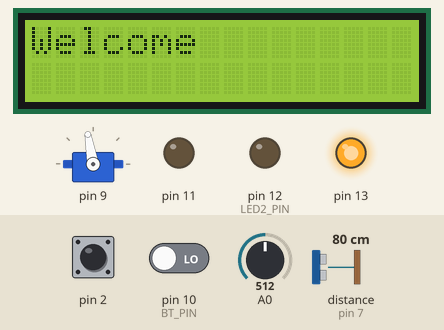
A program run on a simulated Arduino Uno, built with avr-gcc and run on an emulated ATmega328P. Shown: 16×2 character LCD, servo, output pins drawn as LEDs (lit = HIGH). Dashed ring = blinking. The inputs (shaded band) are chosen by the test bench; at power-on: distance to the obstacle (sensor on pin 7) 80 cm, pin 2 HIGH, pin 10 (BT_PIN) LOW, A0 = 512. The echo pulse lasts 58.3 µs per cm; sleep ends after the set time or at an interrupt; what the program prints to the serial monitor is not drawn.

Above: at 13.1 s.
At 19.01 s:
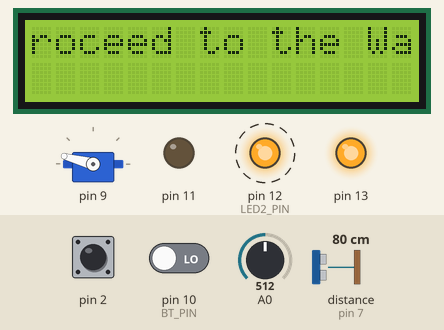
19.6 s: distance to the obstacle (sensor on pin 7) set to 8 cm
At 20.57 s:
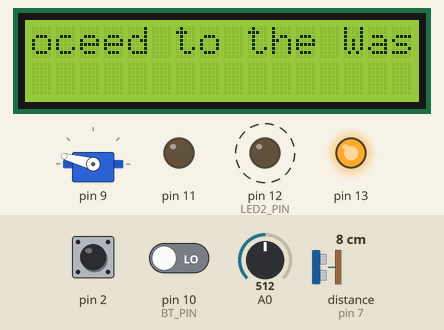
24.5 s: distance to the obstacle (sensor on pin 7) set to 5 cm
At 29.7 s:
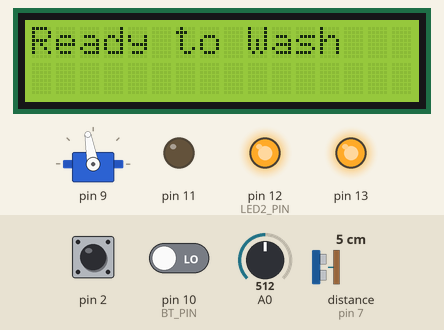
Timing chart, 0 to 31.2 s (numbered marks = the images above; inputs shaded):
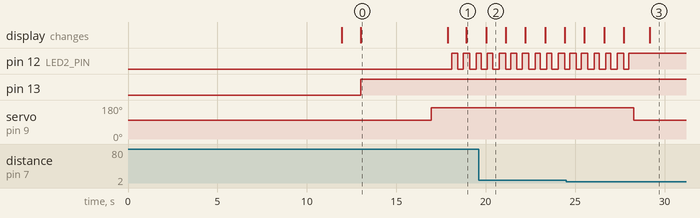

The program:

main.cpp
```cpp
/**
 * Assignment 2 - Car Wash
 *
 * Authors:
 * - Carabini Luca (luca.carabini@studio.unibo.it)
 * - Ventrucci Pietro (pietro.ventrucci@studio.unibo.it)
 *
 */

#include <Arduino.h>
#include "config.h"
#include "kernel/Scheduler.h"
#include "kernel/MsgService.h"
#include "model/CarWash.h"
#include "tasks/DetectTask.h"
#include "tasks/BlinkLedTask.h"
#include "tasks/ControlTask.h"
#include "tasks/WashingAreaControlTask.h"
#include "tasks/TemperatureControlTask.h"
#include "kernel/TaskWithReinit.h"
#include "UserConsole.h"

Scheduler *sched;
CarWash *carWash;
UserConsole *userConsole;

void setup()
{
    MsgService.init();
    sched = new Scheduler();
    sched->init(50);

    userConsole = new UserConsole();
    carWash = new CarWash(userConsole);

    BlinkLedTask *blinkLedTask = new BlinkLedTask(LED2_PIN);
    blinkLedTask->init(300);
    blinkLedTask->setActive(false);

    ControlTask *controlTask = new ControlTask(blinkLedTask, userConsole, carWash);
    controlTask->init(50);
    controlTask->setActive(false);

    WashingAreaControlTask *washingAreaControlTask = new WashingAreaControlTask(carWash, blinkLedTask, controlTask);
    washingAreaControlTask->init(500);

    Task *detectTask = new DetectTask(carWash, washingAreaControlTask, blinkLedTask);
    detectTask->init(1000);

    Task *tempTask = new TemperatureControlTask(carWash);
    tempTask->init(1000);

    sched->addTask(blinkLedTask);
    sched->addTask(controlTask);
    sched->addTask(detectTask);
    sched->addTask(washingAreaControlTask);
    sched->addTask(tempTask);
}

void loop()
{
    sched->schedule();
}
```

UserConsole.cpp
```cpp
#include "UserConsole.h"
#include "Arduino.h"
#include "devices/ButtonImpl.h"
#include "devices/DisplayLcdI2C.h"
#include "kernel/MsgService.h"
#include <avr/sleep.h>
#include "config.h"

UserConsole::UserConsole()
{
  this->lcd = new DisplayLcdI2C();
  this->button = new ButtonImpl(BT_PIN);
}

void UserConsole::init()
{
}

void UserConsole::sync()
{
  this->button->sync();
}

bool UserConsole::isButtonPressed()
{
  return button->isPressed();
}

void UserConsole::turnOnDisplay()
{
  this->lcd->on();
}

void UserConsole::turnOffDisplay()
{
  this->lcd->off();
}

void UserConsole::displayWelcome()
{
  this->lcd->display("Welcome");
}

void UserConsole::displayProceed()
{
  this->lcd->display("Proceed to the Washing Area");
}

void UserConsole::displayReadyToWash()
{
  this->lcd->display("Ready to Wash");
}

void UserConsole::displayWashing()
{
  this->lcd->display("Washing");
}

void UserConsole::displayWashingCompleted()
{
  this->lcd->display("Washing complete, you can leave the area");
}

void UserConsole::displayProblem()
{
  this->lcd->display("Detected a Problem - Please Wait");
}

void UserConsole::displayProgress(int progress)
{
  this->lcd->updateProgress(progress);
}

void UserConsole::scroll()
{

  this->lcd->scroll();
}

void UserConsole::sendStatusMessage(String status)
{
  MsgService.sendMsg(STATUS_PREFIX + status);
}

void UserConsole::sendTempMessage(float temp)
{
  MsgService.sendMsg(TEMP_PREFIX + temp);
}

void UserConsole::sendCarsWashMessage(int cars)
{
  MsgService.sendMsg(CARS_WASH_PREFIX + cars);
}

bool UserConsole::isTemperatureFixed()
{
  if (MsgService.isMsgAvailable() && MsgService.receiveMsg()->getContent().equals(TEMP_FIXED_MESSAGE))
  {
    return true;
  }
  return false;
}
```

UserConsole.h
```cpp
#ifndef __USER_CONSOLE__
#define __USER_CONSOLE__

#include <Wire.h>
#include "config.h"
#include "devices/Button.h"
#include "devices/DisplayLcdI2C.h"

#define STATUS_PREFIX String("st:")
#define TEMP_PREFIX String("tp:")
#define CARS_WASH_PREFIX String("cw:")

#define TEMP_FIXED_MESSAGE "Fixed"
class UserConsole
{

public:
  UserConsole();

  void init();
  void sync();

  void turnOnDisplay();
  void turnOffDisplay();
  void displayWelcome();
  void displayProceed();
  void displayReadyToWash();
  void displayWashing();
  void displayWashingCompleted();
  void displayProblem();
  void displayProgress(int progress);
  void scroll();

  void sendStatusMessage(String status);
  void sendTempMessage(float temp);
  void sendCarsWashMessage(int cars);

  bool isTemperatureFixed();
  bool isButtonPressed();

private:
  Button *button;
  DisplayLcdI2C *lcd;
};

#endif
```

Button.h
```cpp
#ifndef __BUTTON__
#define __BUTTON__

class Button
{

public:
  virtual bool isPressed() = 0;
  virtual void sync() = 0;
};

#endif
```

ButtonImpl.cpp
```cpp
#include "ButtonImpl.h"
#include <Arduino.h>

ButtonImpl::ButtonImpl(int pin)
{
  this->pin = pin;
  pinMode(pin, INPUT);
  sync();
}

bool ButtonImpl::isPressed()
{
  return this->pressed;
}

void ButtonImpl::sync()
{
  this->pressed = digitalRead(this->pin) == HIGH;
}
```

ButtonImpl.h
```cpp
#ifndef __BUTTON_IMPL__
#define __BUTTON_IMPL__

#include "Button.h"
class ButtonImpl : public Button
{

public:
  ButtonImpl(int pin);
  bool isPressed();
  void sync();

private:
  int pin;
  bool pressed;
};

#endif
```

Gate.cpp
```cpp
#include "Gate.h"

Gate::Gate(int pin) : ServoMotorImpl(pin)
{
    this->on();
    this->close();
}

void Gate::open()
{
    this->on();
    this->setPosition(OPEN_ANGLE);
}

void Gate::close()
{
    this->setPosition(CLOSE_ANGLE);
    this->off();
}
```

Gate.h
```cpp
#ifndef __GATE__
#define __GATE__

#include "ServoMotorImpl.h"

#define OPEN_ANGLE 2250
#define CLOSE_ANGLE 1570

class Gate : public ServoMotorImpl
{

public:
    Gate(int pin);

    void open();
    void close();
};

#endif
```

Led.cpp
```cpp
#include "Led.h"
#include "Arduino.h"

Led::Led(int pin)
{
    this->pin = pin;
    this->isOff = true;
    pinMode(pin, OUTPUT);
}

bool Led::isOn()
{
    return !isOff;
}

void Led::switchOn()
{
    digitalWrite(pin, HIGH);
    this->isOff = false;
}

void Led::switchOff()
{
    digitalWrite(pin, LOW);
    this->isOff = true;
};
```

Led.h
```cpp
#ifndef __LED__
#define __LED__

#include "Light.h"

class Led : public Light
{
public:
  Led(int pin);
  bool isOn();
  void switchOn();
  void switchOff();

protected:
  int pin;
  bool isOff;
};

#endif
```

Light.h
```cpp
#ifndef __LIGHT__
#define __LIGHT__

class Light {
public:
  virtual void switchOn() = 0;
  virtual void switchOff() = 0;
};

#endif
```

Pir.cpp
```cpp
#include "Pir.h"
#include "Arduino.h"

Pir::Pir(int pin){
  this->pin = pin;
  pinMode(pin, INPUT);
}

void Pir::calibrate(){
	delay(10000);
}
```

Pir.h
```cpp
#ifndef __PIR__
#define __PIR__

class Pir {

public:
  Pir(int pin);
  void calibrate();
  int pin;
};

#endif
```

ProximitySensor.h
```cpp
#ifndef __PROX_SENSOR__
#define __PROX_SENSOR__

class ProximitySensor
{

public:
  virtual float getDistance() = 0;
};

#endif
```

ServoMotor.h
```cpp
#ifndef __SERVO_MOTOR__
#define __SERVO_MOTOR__

class ServoMotor
{

public:
  virtual void on() = 0;
  virtual void off() = 0;

protected:
  virtual void setPosition(int angle) = 0;
};

#endif
```

ServoMotorImpl.cpp
```cpp
#include "ServoMotorImpl.h"
#include "Arduino.h"

ServoMotorImpl::ServoMotorImpl(int pin)
{
  this->pin = pin;
  pinMode(pin, OUTPUT);
  this->motor = new ServoTimer2();
}

void ServoMotorImpl::on()
{
  this->motor->attach(this->pin);
}

void ServoMotorImpl::setPosition(int angle)
{
  // if (angle > 180)
  // {
  //   angle = 180;
  // }
  // else if (angle < 0)
  // {
  //   angle = 0;
  // }
  // 750 -> 0, 2250 -> 180
  // 750 + angle*(2250-750)/180
  // updated values: min is 544, max 2400 (see ServoTimer2 doc)
  // // float coeff = (2255.0 - 584.0) / 180;
  // Serial.print("Motor position: ");
  // Serial.println(map(angle, 750, 2250, 0, 180));

  this->motor->write(angle);
  delay(900);

  /* Serial.print("Motor position: ");
  Serial.println(angle == 0     ? "CLOSED"
                 : angle == 180 ? "OPEN"
                                : String(angle)); */
}

void ServoMotorImpl::off()
{
  this->motor->detach();
}
```

ServoMotorImpl.h
```cpp
#ifndef __SERVO_MOTOR_IMPL__
#define __SERVO_MOTOR_IMPL__

#include "ServoMotor.h"
#include <Arduino.h>
#include <ServoTimer2.h>

class ServoMotorImpl : public ServoMotor
{

public:
  ServoMotorImpl(int pin);

  void on();
  void off();

protected:
  void setPosition(int angle);

private:
  int pin;
  ServoTimer2 *motor;
};

#endif
```

TempSensor.h
```cpp
#ifndef __TEMP_SENSOR__
#define __TEMP_SENSOR__

class TempSensor
{

public:
  virtual float getCelsius() = 0;
};

#endif
```

TempSensorLM35.cpp
```cpp
#include "TempSensorLM35.h"
#include "Arduino.h"

TempSensorLM35::TempSensorLM35(int pin)
{
  // utilizzando l istruzione analogReference
  // indico al convertitore AD che deve impiegare
  // la tensione presente sul pin AREF come
  // valore di riferimento per la conversione
  analogReference(EXTERNAL);
  this->pin = pin;
}

float TempSensorLM35::getCelsius()
{
  this->valADC = 0;

  for (byte i = 0; i < NUM_SAMPLES; i++)
  {
    valADC += analogRead(this->pin);
    delayMicroseconds(100);
  }
  // eseguo la media dei valori letti
  valADC /= NUM_SAMPLES;
  // °C = (valoreADC * PrecisioneADC) / stepGradoTensione
  temp = (valADC * ADC_PRECISION) / 0.01;

  return temp;
}
```

TempSensorLM35.h
```cpp
#ifndef __TEMP_SENSOR_LM35__
#define __TEMP_SENSOR_LM35__

#include "TempSensor.h"

#define NUM_SAMPLES 8
// `ADC/1024` (ADC = 3.3V)
#define ADC_PRECISION 0.0032

class TempSensorLM35 : public TempSensor
{
public:
  TempSensorLM35(int pin);
  float getCelsius();

private:
  int pin;
  int valADC;
  float temp;
};

#endif
```

TempSensorTMP36.cpp
```cpp
#include "TempSensorTMP36.h"
#include "Arduino.h"

TempSensorTMP36::TempSensorTMP36(int pin)
{
    // utilizzando l istruzione analogReference
    // indico al convertitore AD che deve impiegare
    // la tensione presente sul pin AREF come
    // valore di riferimento per la conversione
    analogReference(EXTERNAL);
    this->pin = pin;
}

float TempSensorTMP36::getCelsius()
{
    this->valADC = 0;

    for (byte i = 0; i < NUM_SAMPLES; i++)
    {
        valADC += analogRead(this->pin);
        delayMicroseconds(100);
    }
    // eseguo la media dei valori letti
    valADC /= NUM_SAMPLES;
    // °C = ((valoreADC * PrecisioneADC) – TensioneZeroGradi) / stepGradoTensione
    temp = ((valADC * ADC_PRECISION) - 0.5) / 0.01;

    return temp;
}
```

TempSensorTMP36.h
```cpp
#ifndef __TEMP_SENSOR_TMP36__
#define __TEMP_SENSOR_TMP36__

#include "TempSensor.h"

#define NUM_SAMPLES 8
// `ADC/1024` (ADC = 3.3V)
#define ADC_PRECISION 0.0032

class TempSensorTMP36 : public TempSensor
{
public:
    TempSensorTMP36(int pin);
    float getCelsius();

private:
    int pin;
    int valADC;
    float temp;
};

#endif
```

UltrasonicSensor.cpp
```cpp
#include "Arduino.h"
#include "UltrasonicSensor.h"

UltrasonicSensor::UltrasonicSensor(int pin)
    : UltrasonicSensor(pin, pin)
{
}

UltrasonicSensor::UltrasonicSensor(int echoPin, int trigPin)
    : sensor(new NewPing(echoPin, trigPin))
{
}

void UltrasonicSensor::setTemperature(float temp)
{
    this->temp = temp;
    this->factor = sqrt(1 + this->temp / 273.15) / 60.368; // Speed of sound calculation based on temperature, and cm conversion.
}

float UltrasonicSensor::getDistance()
{
    return (float)sensor->ping_median() * this->factor;
}
```

UltrasonicSensor.h
```cpp
#ifndef __ULTRASONIC_SENSOR__
#define __ULTRASONIC_SENSOR__

#include "ProximitySensor.h"
#include "NewPing.h"

#define BASE_TEMP 20

class UltrasonicSensor : public ProximitySensor
{
public:
    UltrasonicSensor(int pin);
    UltrasonicSensor(int echoPin, int trigPin);
    void setTemperature(float temp);
    float getDistance();

private:
    float temp = BASE_TEMP;
    float factor = sqrt(1 + BASE_TEMP / 273.15) / 60.368;
    NewPing *sensor;
};

#endif
```

MsgService.cpp
```cpp
#include "Arduino.h"
#include "MsgService.h"

String content;

MsgServiceClass MsgService;

bool MsgServiceClass::isMsgAvailable(){
  return this->msgAvailable;
}

Msg* MsgServiceClass::receiveMsg(){
  if (this->msgAvailable){
    Msg* msg = this->currentMsg;
    this->msgAvailable = false;
    this->currentMsg = NULL;
    content = "";
    return msg;
  } else {
    return NULL;
  }
}

void MsgServiceClass::init(){
  Serial.begin(115200);
  content.reserve(256);
  content = "";
  this->currentMsg = NULL;
  this->msgAvailable = false;
}

void MsgServiceClass::sendMsg(const String& msg){
  Serial.println(msg);
}

void serialEvent() {
  /* reading the content */
  while (Serial.available()) {
    char ch = (char) Serial.read();
    if (ch == '\n'){
      MsgService.currentMsg = new Msg(content);
      MsgService.msgAvailable = true;
    } else {
      content += ch;
    }
  }
}
```

MsgService.h
```cpp
#ifndef __MSG_SERVICE__
#define __MSG_SERVICE__

#include "Arduino.h"

class Msg
{
  String content;

public:
  Msg(String content)
  {
    this->content = content;
  }

  String getContent()
  {
    return this->content;
  }
};

class MsgServiceClass
{

public:
  Msg *currentMsg;
  bool msgAvailable;

  void init();

  bool isMsgAvailable();
  Msg *receiveMsg();

  void sendMsg(const String &msg);
};

extern MsgServiceClass MsgService;

#endif
```

Scheduler.cpp
```cpp
#include "Scheduler.h"
#include <TimerOne.h>

volatile bool timerFlag;

void timerHandler(void){
  timerFlag = true;
}

void Scheduler::init(int basePeriod){
  this->basePeriod = basePeriod;
  timerFlag = false;
  long period = 1000l*basePeriod;
  Timer1.initialize(period);
  Timer1.attachInterrupt(timerHandler);
  nTasks = 0;
}

bool Scheduler::addTask(Task* task){
  if (nTasks < MAX_TASKS-1){
    taskList[nTasks] = task;
    nTasks++;
    return true;
  } else {
    return false;
  }
}

void Scheduler::schedule(){
  while (!timerFlag){}
  timerFlag = false;

  for (int i = 0; i < nTasks; i++){
    if (taskList[i]->isActive()){
      if (taskList[i]->isPeriodic()){
        if (taskList[i]->updateAndCheckTime(basePeriod)){
          taskList[i]->tick();
        }
      } else {
        taskList[i]->tick();
        if (taskList[i]->isCompleted()){
          taskList[i]->setActive(false);
        }
      }
    }
  }
}
```

Scheduler.h
```cpp
#ifndef __SCHEDULER__
#define __SCHEDULER__

#include "Task.h"

#define MAX_TASKS 50

class Scheduler {

  int basePeriod;
  int nTasks;
  Task* taskList[MAX_TASKS];

public:
  void init(int basePeriod);
  virtual bool addTask(Task* task);
  virtual void schedule();
};

#endif
```

Task.h
```cpp
#ifndef __TASK__
#define __TASK__

class Task
{

public:
  Task()
  {
    active = false;
  }

  /* periodic */
  virtual void init(int period)
  {
    myPeriod = period;
    periodic = true;
    active = true;
    timeElapsed = 0;
  }

  /* aperiodic */
  virtual void init()
  {
    timeElapsed = 0;
    periodic = false;
    active = true;
    completed = false;
  }

  virtual void tick() = 0;

  bool updateAndCheckTime(int basePeriod)
  {
    timeElapsed += basePeriod;
    if (timeElapsed >= myPeriod)
    {
      timeElapsed = 0;
      return true;
    }
    else
    {
      return false;
    }
  }

  void setCompleted()
  {
    completed = true;
    active = false;
  }

  bool isCompleted()
  {
    return completed;
  }

  bool isPeriodic()
  {
    return periodic;
  }

  bool isActive()
  {
    return active;
  }
  virtual void setActive(bool active)
  {
    timeElapsed = 0;
    this->active = active;
  }

protected:
  int myPeriod;

private:
  int timeElapsed;
  bool active;
  bool periodic;
  bool completed;
};

#endif
```

TaskWithReinit.h
```cpp
#ifndef __TASK_WITH_REINIT__
#define __TASK_WITH_REINIT__

#include "kernel/Task.h"
#include "Arduino.h"

class TaskWithReinit: public Task {

public:
  TaskWithReinit()
    : Task(){
  }

  void setPeriod(int newPeriod){
      this->myPeriod = newPeriod;
  }

private:
  int state;
  long stateTimestamp;
};

#endif
```

CarWash.h
```cpp
#ifndef __CAR_WASH__
#define __CAR_WASH__

#include <Arduino.h>
#include "devices/Led.h"
#include "devices/Pir.h"
#include "devices/UltrasonicSensor.h"
#include "UserConsole.h"
#include "devices/Gate.h"
#include "config.h"

class CarWash
{
public:
    CarWash(UserConsole *userConsole);

    // set state
    void setInactiveState();
    void setCarInState();
    void setCarDetectState();
    void setFullyEnteredState();
    void setWashingState();
    void setWashingCompletedState();
    void setCarOutState();
    void setMaintenanceState();

    // get state
    bool isCarInState();
    bool isCarDetectState();
    bool isFullyEnteredState();
    bool isWashingStarted();
    bool isWashingComplete();
    bool isMaintenanceNeeded();
    bool isTemperatureFixed();
    bool isMaintenanceComplete();
    bool isCarOutState();

    void displayProgress(int progress);
    void scroll();

    // get data
    unsigned long getCarDistance();
    void setWashingAreaTemperture(float temp);
    String getStateDescription();

private:
    enum State
    {
        INACTIVE,
        CAR_DETECT,
        CAR_IN,
        FULLY_ENTERED,
        WASHING,
        WASHING_COMPLETED,
        CAR_OUT,
        MAINTENANCE
    } state;

    void swicthState(State s);

    float washingAreaTemperture = 0;
    int washedCars = 0;

    UserConsole *userConsole;
    Pir *pir;
    Led *leds[LED_NUM];
    Gate *gate;
    UltrasonicSensor *prox;
};

#endif
```

BlinkLedTask.cpp
```cpp
#include "tasks/BlinkLedTask.h"
#include "Arduino.h"
#include "config.h"

BlinkLedTask::BlinkLedTask(int pin) {
    setState(OFF);
    this->pin = pin;
}


void BlinkLedTask::init(int period) {
    Task::init(period);
    this->led = new Led(pin);
    this->setState(OFF);
}

void BlinkLedTask::tick(){
    switch (this->state)
    {
    case OFF:
        digitalWrite(pin, HIGH);
        this->setState(ON);
        break;
    case ON :
        digitalWrite(pin, LOW);
        this->setState(OFF);
    default:
        break;
    }
}

void BlinkLedTask::setState(State s)
{
    this->state = s;
    this->stateTimestamp = millis();
}

long BlinkLedTask::elapsedTimeInState(){
    return millis() - this->stateTimestamp;
}
```

BlinkLedTask.h
```cpp
#ifndef __BLINK_LED_TASK__
#define __BLINK_LED_TASK__
#include "kernel/TaskWithReinit.h"
#include "model/CarWash.h"

class BlinkLedTask: public TaskWithReinit{

public:
  BlinkLedTask(int pin);
  void tick();
  void init(int period);

private:
  enum State { OFF, ON} state;
  void setState(State state);
  long elapsedTimeInState();

  long stateTimestamp;
  int pin;
  Led* led;
};

#endif
```

ControlTask.cpp
```cpp
#include "Arduino.h"
#include "config.h"
#include "tasks/ControlTask.h"
#include "tasks/BlinkLedTask.h"
#include "UserConsole.h"
#include "model/CarWash.h"

ControlTask::ControlTask(BlinkLedTask *blinkLedTask, UserConsole *userConsole, CarWash *carWash)
    : blinkLedTask(blinkLedTask), userConsole(userConsole), carWash(carWash)
{
}

void ControlTask::tick()
{
    this->userConsole->sync();
    if (this->userConsole->isButtonPressed())
    {
        this->carWash->setWashingState();
        this->blinkLedTask->setPeriod(500);
        this->blinkLedTask->setActive(true);
        this->setActive(false);
    }
}
```

Source omitted: CarWash.cpp (3905 bytes), ControlTask.h (413 bytes), DetectTask.cpp (1436 bytes), DetectTask.h (599 bytes), TemperatureControlTask.cpp (1622 bytes), TemperatureControlTask.h (648 bytes), WashingAreaControlTask.h (994 bytes), WasinhAreaControlTask.cpp (2728 bytes), config.h (338 bytes), DisplayLcdI2C.cpp (2081 bytes), DisplayLcdI2C.h (1390 bytes)

Measured:
- the behaviour switches between 7 and 6 cm on distance to the obstacle (sensor on pin 7) (found by bisection; images 2 and 3)
- after the input at 24.5 s, pin 12 (LED2_PIN): goes on until 28.0 s, then stays HIGH; servo on pin 9: 165° → 100° after 3.8 s
- what the display in image 0 shows lasts 4.9 s, from 13.0 s to 17.9 s
- what the display in image 2 shows lasts 1.1 s, from 20.0 s to 21.1 s
